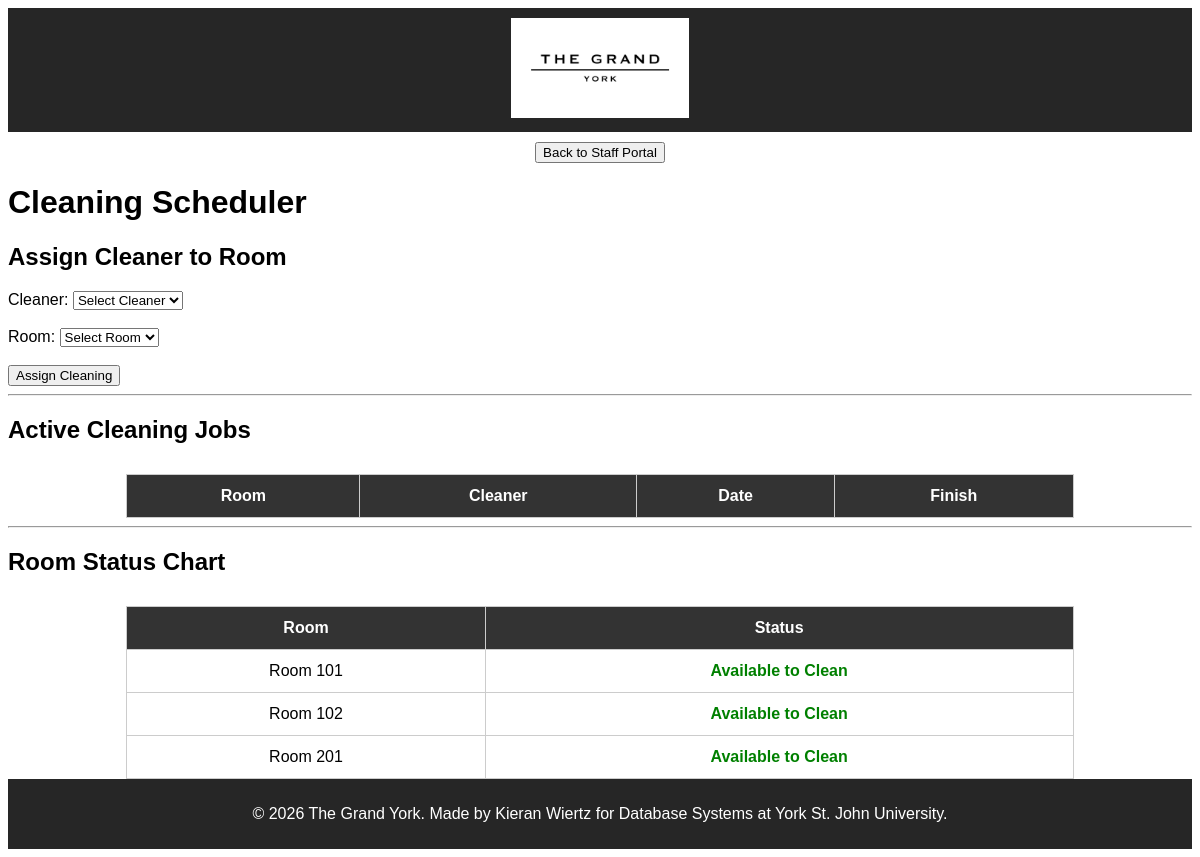
The app's page /cleaningScheduler.php, older data.
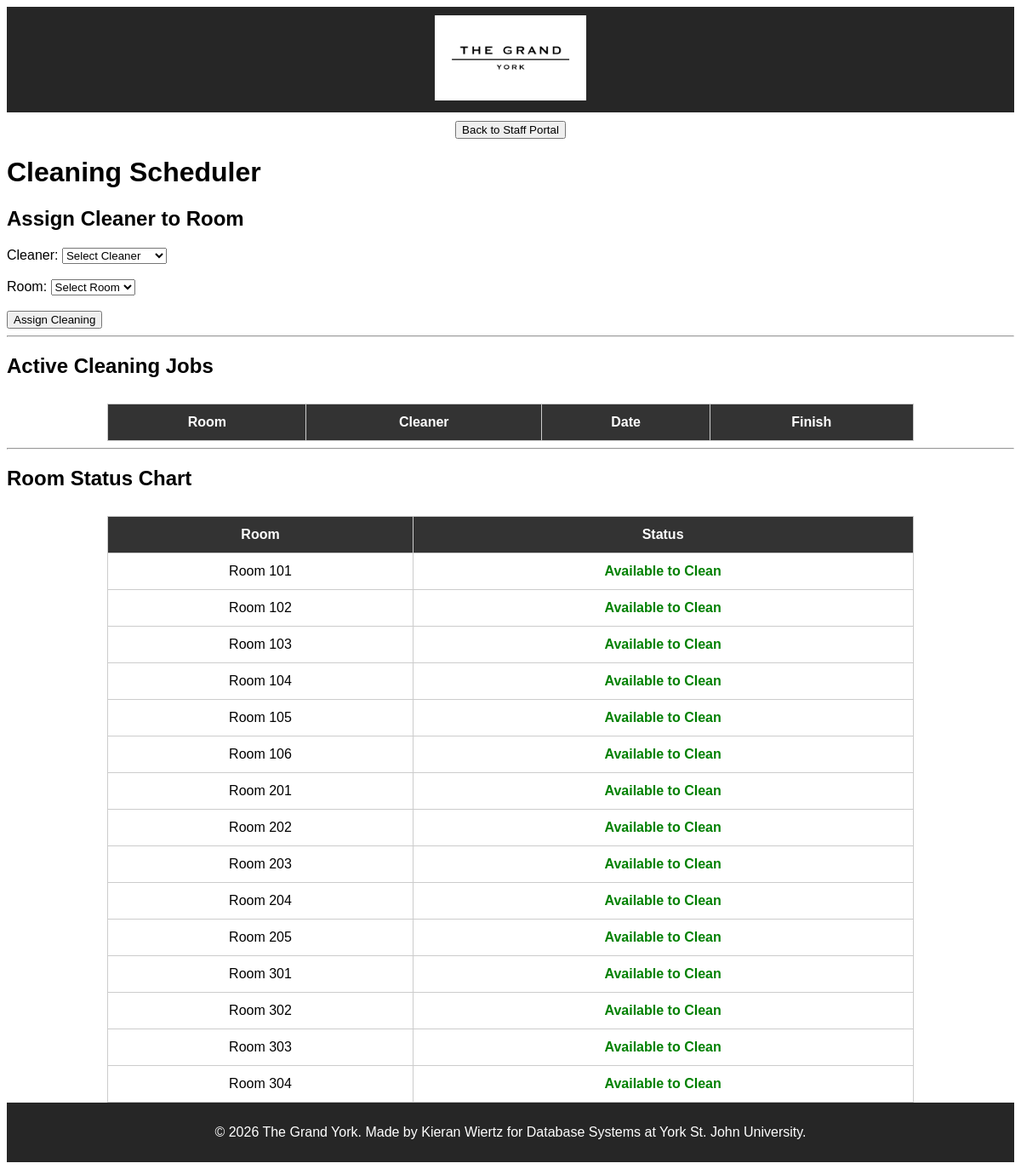
The same page, newer data.
### tables this page shows
CREATE TABLE `Rooms` (
  `RoomID` int(11) NOT NULL AUTO_INCREMENT,
  `RoomNumber` varchar(10) NOT NULL,
  `RoomTypeID` int(11) NOT NULL,
  `FloorID` int(11) NOT NULL,
  PRIMARY KEY (`RoomID`),
  UNIQUE KEY `RoomNumber` (`RoomNumber`),
  KEY `RoomTypeID` (`RoomTypeID`),
  KEY `FloorID` (`FloorID`),
  CONSTRAINT `rooms_fk_roomtype`
    FOREIGN KEY (`RoomTypeID`) REFERENCES `RoomTypes` (`RoomTypeID`),
  CONSTRAINT `rooms_fk_floor`
    FOREIGN KEY (`FloorID`) REFERENCES `Floors` (`FloorID`)
);

### cleaningScheduler.php (the view, shortened to what this page needs)
<?php
require_once "includes/dbh.inc.php";
$roomStatus = $conn->query("
    SELECT Rooms.RoomNumber,
    CASE
        -- 🟥 OCCUPIED
        WHEN EXISTS (
            SELECT 1 FROM Bookings
            WHERE Bookings.RoomID = Rooms.RoomID
            AND ActualCheckIn IS NOT NULL
            AND ActualCheckOut IS NULL
        ) THEN 'Occupied'
        -- 🟧 CLEANING
        WHEN EXISTS (
            SELECT 1 FROM CleaningAssignments
            WHERE CleaningAssignments.RoomID = Rooms.RoomID
            AND Completed = 0
            AND StaffID IS NOT NULL
        ) THEN 'Cleaning'
        -- 🟩 AVAILABLE
        ELSE 'Available to Clean'
    END AS Status
    FROM Rooms
    ORDER BY Rooms.RoomNumber
");
?>
<!DOCTYPE html>
<html>
<head>
    <link rel="stylesheet" href="styles.css" />
</head>
<body>
    <div class="header">
      <img
        class="logo"
        src="Assets/TheGrandYorkLogo.png"
        alt="The Grand York"
      />
    </div>
<a href="staffMain.php"><button class="btn">Back to Staff Portal</button></a>
<h1>Cleaning Scheduler</h1>
<h2>Assign Cleaner to Room</h2>
<form action="includes/assignCleaning.inc.php" method="POST">
    <label>Cleaner:</label>
    <select name="staffID" required>
        <option value="">Select Cleaner</option>
    </select>
    <br><br>
    <label>Room:</label>
    <select name="roomID" required>
        <option value="">Select Room</option>
    </select>
    <br><br>
    <button type="submit">Assign Cleaning</button>
</form>
<hr>
<h2>Active Cleaning Jobs</h2>
<table border="1" cellpadding="8">
<tr>
    <th>Room</th>
    <th>Cleaner</th>
    <th>Date</th>
    <th>Finish</th>
</tr>
</table>
<hr>
<h2>Room Status Chart</h2>
<table border="1" cellpadding="10">
<tr>
    <th>Room</th>
    <th>Status</th>
</tr>
<?php while ($row = $roomStatus->fetch_assoc()): ?>
<tr>
    <td>Room <?= $row['RoomNumber'] ?></td>
    <td style="
        font-weight:bold;
        color:
        <?=
            $row['Status'] === 'Occupied' ? 'red' :
            ($row['Status'] === 'Cleaning' ? 'orange' :
            ($row['Status'] === 'Dirty' ? 'brown' : 'green'))
        ?>
    ">
        <?= $row['Status'] ?>
    </td>
</tr>
<?php endwhile; ?>
</table>
    <div class="footer">
      <p>
        &copy; 2026 The Grand York. Made by Kieran Wiertz for Database Systems
        at York St. John University.
      </p>
    </div>
</body>
</html>

### styles.css (style rules this page uses)
* { text-decoration: none; font-family: "Lucida Sans", "Lucida Sans Regular", "Lucida Grande", "Lucida Sans Unicode", Geneva, Verdana, sans-serif; }
.header { background-color: #262626; color: white; padding: 10px; text-align: center; }
.logo { height: 100px; }
.btn { display: block; margin: 10px auto; }
table { width: 80%; margin: auto; border-collapse: collapse; margin-top: 30px; }
th, td { padding: 12px; border: 1px solid #ccc; text-align: center; }
th { background-color: #333; color: white; }
.footer { background-color: #262626; color: white; padding: 10px 0; text-align: center; width: 100%; position: static; bottom: 0; }

Row changes from the older to the newer data that the page shows:
added rooms: RoomNumber "103", Status "Available to Clean"
added rooms: RoomNumber "104", Status "Available to Clean"
added rooms: RoomNumber "105", Status "Available to Clean"
added rooms: RoomNumber "106", Status "Available to Clean"
added rooms: RoomNumber "202", Status "Available to Clean"
added rooms: RoomNumber "203", Status "Available to Clean"
added rooms: RoomNumber "204", Status "Available to Clean"
added rooms: RoomNumber "205", Status "Available to Clean"
added rooms: RoomNumber "301", Status "Available to Clean"
added rooms: RoomNumber "302", Status "Available to Clean"
added rooms: RoomNumber "303", Status "Available to Clean"
added rooms: RoomNumber "304", Status "Available to Clean"
